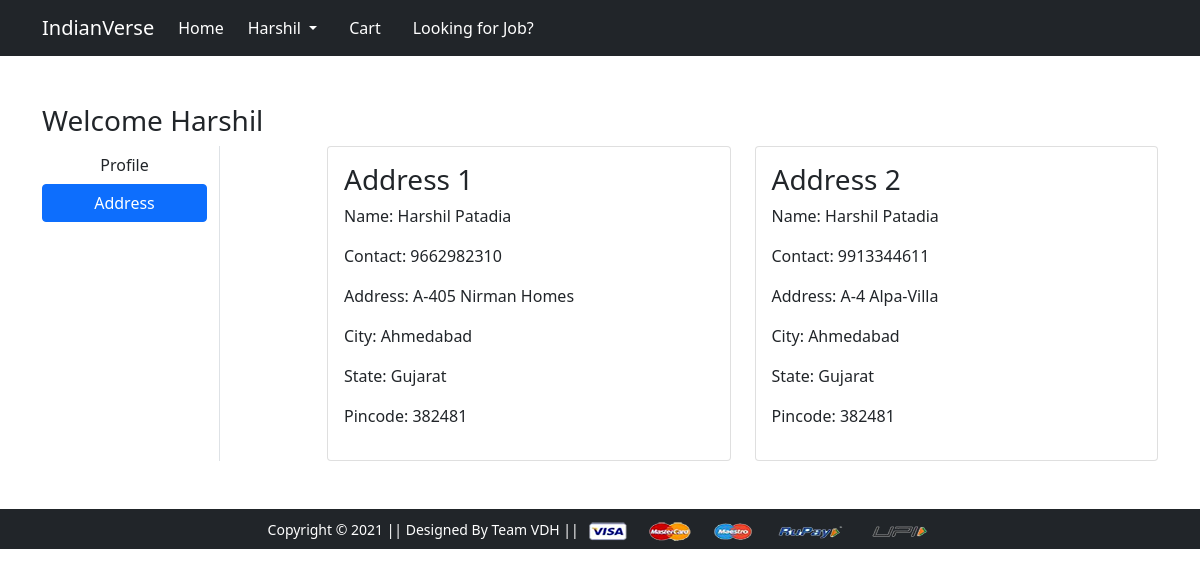
The page /address/ (signed in) on the database its author committed.
### app/models.py (models this page shows, shortened)
class Customer(models.Model):
    user = models.ForeignKey(User, on_delete=models.CASCADE)
    name=models.CharField(max_length=50)
    email=models.EmailField()
    city=models.CharField(max_length=50)
    zipcode=models.IntegerField()
    contact=models.IntegerField(default=0)
    state=models.CharField(choices=STATE_CHOICES,max_length=50)
    address=models.CharField(default="",max_length=300)

### app/views.py (the view)
# urls.py: path('address/', views.address, name='address'),
def address(request):
 add = Customer.objects.filter(user=request.user)
 return render(request, 'app/address.html',{'add':add,'active':'btn-primary'})

### app/templates/app/address.html (shortened to what this page needs)
{% extends 'app/base.html' %}
{% load static %}
{% block main-content %}
<div class="container my-5">
 <div class="row">
 <h3>Welcome <span class="text-capitalize">{{request.user}}</span></h3>
  <div class="col-sm-2 border-end">
   <ul class="list-unstyled">
    <li class="d-grid"><a href="{% url 'profile' %}" class="btn">Profile</a></li>
    <li class="d-grid"><a href="{% url 'address' %}" class="btn {{active}}">Address</a></li>
   </ul>
  </div>
  <div class="col-sm-9 offset-sm-1">
   <div class="row">
    {% for a in add %}
    <div class="col-sm-6">
     <div class="card">
      <div class="card-body">
       <h3>Address {{forloop.counter}}</h3>
       <p>Name: {{a.name}}</p>
       <p>Contact: {{a.contact}}</p>
       <p>Address: {{a.address}}</p>
       <p>City: {{a.city}}</p>
       <p>State: {{a.state}}</p>
       <p>Pincode: {{a.zipcode}}</p>
      </div>
     </div>
    </div>
   {% endfor %}
      </div>
    </div>
 </div>
</div>
{% endblock main-content %}

### app/templates/app/base.html (shortened to what this page needs)
<!doctype html>
{% load static %}
<html lang="en">
  <head>
    <link href="https://cdn.jsdelivr.net/npm/bootstrap@5.0.0-beta1/dist/css/bootstrap.min.css" rel="stylesheet">
    <link rel="stylesheet" href="{% static 'app/css/owl.carousel.min.css' %}">
    <link rel="stylesheet" href="{% static 'app/css/all.min.css' %}">
    <link rel="stylesheet" href="{% static 'app/css/style.css' %}">
  </head>
  <body>
    <nav class="navbar navbar-expand-lg navbar-dark bg-dark">
     <div class="container">
       <a class="navbar-brand" href="/">IndianVerse</a>
       <div class="collapse navbar-collapse" id="navbarSupportedContent">
         <ul class="navbar-nav me-auto mb-2 mb-lg-0">
           <li class="nav-item">
             <a class="nav-link active" aria-current="page" href="/">Home</a>
           </li>
         <div>
          <ul class="navbar-nav me-auto mb-2 mb-lg-0">
          {% if request.user.is_authenticated %}
           <li class="nav-item dropdown mx-2">
              <a class="nav-link dropdown-toggle text-white" href="#" id="profileDropdown" role="button" data-bs-toggle="dropdown" aria-expanded="false">
                <span class="text-capitalize">{{request.user}}</span>
              </a>
            </li>
            <li class="nav-item mx-2">
             <a href="{% url 'show_cart' %}" class="nav-link text-white"> Cart </a>
            </li>
             <li class="nav-item mx-2">
              <a href="{% url 'job' %}" class="nav-link text-white"> Looking for Job? </a>
            </li>
            {% endif %}
          </ul>
         </div>
       </div>
     </div>
    </nav>
    {% block main-content %} {% endblock main-content %}
    <footer class="container-fluid bg-dark text-center p-2 mt-5">
        <small class="text-white">Copyright &copy; 2021 || Designed By Team VDH || </small>
        <img src="{% static 'app/images/payment.png' %}" alt="" srcset="" class="img-fluid" height="2px">
    </footer>
  </body>
</html>

### rows shown on the page
Customer: name "Harshil Patadia", contact "9662982310", address "A-405 Nirman Homes", city "Ahmedabad", state "Gujarat", zipcode "382481"
Customer: name "Harshil Patadia", contact "9913344611", address "A-4 Alpa-Villa", city "Ahmedabad", state "Gujarat", zipcode "382481"

### other values the page prints
{{ request.user }} "Harshil"
